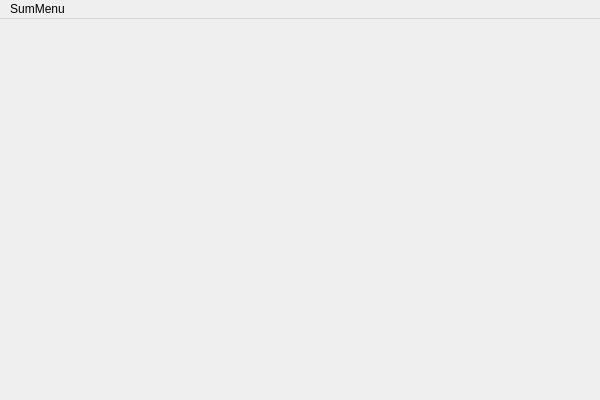
<?xml version="1.0" encoding="UTF-8"?>
<ui version="4.0">
 <class>MainWindow</class>
 <widget class="QMainWindow" name="MainWindow">
  <property name="geometry">
   <rect>
    <x>0</x>
    <y>0</y>
    <width>600</width>
    <height>400</height>
   </rect>
  </property>
  <property name="windowTitle">
   <string>Sanguosha</string>
  </property>
  <widget class="QWidget" name="centralWidget"/>
  <widget class="QMenuBar" name="menuBar">
   <property name="geometry">
    <rect>
     <x>0</x>
     <y>0</y>
     <width>600</width>
     <height>23</height>
    </rect>
   </property>
   <property name="autoFillBackground">
    <bool>true</bool>
   </property>
   <widget class="QMenu" name="menuSumMenu">
    <property name="autoFillBackground">
     <bool>true</bool>
    </property>
    <property name="title">
     <string>SumMenu</string>
    </property>
    <widget class="QMenu" name="menuGame">
     <property name="autoFillBackground">
      <bool>true</bool>
     </property>
     <property name="title">
      <string>Game</string>
     </property>
     <addaction name="actionStart_Game"/>
     <addaction name="actionStart_Server"/>
     <addaction name="actionPC_Console_Start"/>
     <addaction name="actionReplay"/>
     <addaction name="actionExit"/>
    </widget>
    <widget class="QMenu" name="menuView">
     <property name="autoFillBackground">
      <bool>true</bool>
     </property>
     <property name="title">
      <string>View</string>
     </property>
     <addaction name="actionFullscreen"/>
     <addaction name="actionMinimize_to_system_tray"/>
    </widget>
    <widget class="QMenu" name="menuOptions">
     <property name="autoFillBackground">
      <bool>true</bool>
     </property>
     <property name="title">
      <string>Tools</string>
     </property>
     <addaction name="actionConfigure"/>
     <addaction name="actionGeneral_Overview"/>
     <addaction name="actionCard_Overview"/>
     <addaction name="actionRule_Summary"/>
     <addaction name="actionManage_Ban_IP"/>
     <addaction name="actionBroadcast"/>
     <addaction name="actionReplay_file_convert"/>
     <addaction name="actionRecord_analysis"/>
     <addaction name="separator"/>
     <addaction name="actionEnable_Hotkey"/>
     <addaction name="actionNever_nullify_my_trick"/>
     <addaction name="actionView_Discarded"/>
     <addaction name="actionView_distance"/>
     <addaction name="actionServerInformation"/>
     <addaction name="actionSurrender"/>
     <addaction name="actionSaveRecord"/>
    </widget>
    <widget class="QMenu" name="menuDIY">
     <property name="autoFillBackground">
      <bool>true</bool>
     </property>
     <property name="title">
      <string>DIY</string>
     </property>
     <addaction name="actionCard_editor"/>
    </widget>
    <widget class="QMenu" name="menuCheat">
     <property name="enabled">
      <bool>false</bool>
     </property>
     <property name="autoFillBackground">
      <bool>true</bool>
     </property>
     <property name="title">
      <string>Cheat</string>
     </property>
     <addaction name="actionDamage_maker"/>
     <addaction name="actionDeath_note"/>
     <addaction name="actionRevive_wand"/>
	 <addaction name="actionGet_card"/>
     <addaction name="actionExecute_script_at_server_side"/>
    </widget>
    <widget class="QMenu" name="menuHelp">
     <property name="autoFillBackground">
      <bool>true</bool>
     </property>
     <property name="title">
      <string>Help</string>
     </property>
     <addaction name="actionAbout"/>
     <addaction name="actionAbout_Us"/>
     <addaction name="actionAbout_Qt"/>
     <addaction name="actionAbout_GPLv3"/>
     <addaction name="actionAbout_Lua"/>
     <addaction name="actionAbout_fmod"/>
     <addaction name="separator"/>
     <addaction name="actionAcknowledgement_2"/>
     <addaction name="separator"/>
     <addaction name="actionCheckUpdate"/>
    </widget>
    <addaction name="menuGame"/>
    <addaction name="menuView"/>
    <addaction name="menuOptions"/>
    <addaction name="menuDIY"/>
    <addaction name="menuCheat"/>
    <addaction name="menuHelp"/>
   </widget>
   <addaction name="menuSumMenu"/>
  </widget>
  <action name="actionExit">
   <property name="text">
    <string>Exit</string>
   </property>
  </action>
  <action name="actionConfigure">
   <property name="enabled">
    <bool>true</bool>
   </property>
   <property name="icon">
    <iconset>
     <normaloff>../image/system/settings.png</normaloff>../image/system/settings.png</iconset>
   </property>
   <property name="text">
    <string>Configure</string>
   </property>
  </action>
  <action name="actionStart_Server">
   <property name="text">
    <string>Start server</string>
   </property>
   <property name="shortcut">
    <string>Ctrl+S</string>
   </property>
  </action>
  <action name="actionStart_Game">
   <property name="text">
    <string>Start game</string>
   </property>
   <property name="shortcut">
    <string>Ctrl+G</string>
   </property>
  </action>
  <action name="actionGeneral_Overview">
   <property name="text">
    <string>General overview</string>
   </property>
   <property name="shortcut">
    <string>Ctrl+E</string>
   </property>
  </action>
  <action name="actionAbout">
   <property name="text">
    <string>About</string>
   </property>
  </action>
  <action name="actionCard_Overview">
   <property name="text">
    <string>Card overview</string>
   </property>
   <property name="shortcut">
    <string>Ctrl+R</string>
   </property>
  </action>
  <action name="actionEnable_Hotkey">
   <property name="checkable">
    <bool>true</bool>
   </property>
   <property name="text">
    <string>Enable hotkey</string>
   </property>
  </action>
  <action name="actionAbout_Qt">
   <property name="text">
    <string>About Qt</string>
   </property>
  </action>
  <action name="actionView_Discarded">
   <property name="enabled">
    <bool>false</bool>
   </property>
   <property name="text">
    <string>View Discarded</string>
   </property>
   <property name="shortcut">
    <string>Ctrl+D</string>
   </property>
  </action>
  <action name="actionView_distance">
   <property name="enabled">
    <bool>false</bool>
   </property>
   <property name="text">
    <string>View distance</string>
   </property>
   <property name="shortcut">
    <string>Ctrl+I</string>
   </property>
  </action>
  <action name="actionServerInformation">
   <property name="enabled">
    <bool>false</bool>
   </property>
   <property name="text">
    <string>Server information</string>
   </property>
  </action>
  <action name="actionReplay">
   <property name="text">
    <string>Replay</string>
   </property>
  </action>
  <action name="actionSaveRecord">
   <property name="enabled">
    <bool>false</bool>
   </property>
   <property name="text">
    <string>Save battle record</string>
   </property>
  </action>
  <action name="actionFullscreen">
   <property name="text">
    <string>Fullscreen</string>
   </property>
   <property name="shortcut">
    <string>Alt+Return</string>
   </property>
  </action>
  <action name="actionShow_Hide_Menu">
   <property name="text">
    <string>Show/Hide menu</string>
   </property>
   <property name="shortcut">
    <string>Alt+M</string>
   </property>
  </action>
  <action name="actionSurrender">
   <property name="enabled">
    <bool>false</bool>
   </property>
   <property name="text">
    <string>Surrender</string>
   </property>
  </action>
  <action name="actionMinimize_to_system_tray">
   <property name="text">
    <string>Minimize to system tray</string>
   </property>
   <property name="shortcut">
    <string>Alt+S</string>
   </property>
  </action>
  <action name="actionRule_Summary">
   <property name="text">
    <string>Rule Summary</string>
   </property>
  </action>
  <action name="actionScript_editor">
   <property name="enabled">
    <bool>true</bool>
   </property>
   <property name="text">
    <string>Script editor</string>
   </property>
  </action>
  <action name="actionBroadcast">
   <property name="text">
    <string>Broadcast ...</string>
   </property>
  </action>
  <action name="actionAcknowledgement">
   <property name="text">
    <string>Acknowledgement</string>
   </property>
  </action>
  <action name="actionDamage_maker">
   <property name="enabled">
    <bool>true</bool>
   </property>
   <property name="text">
    <string>Damage maker</string>
   </property>
  </action>
  <action name="actionExpand_dashboard">
   <property name="checkable">
    <bool>true</bool>
   </property>
   <property name="text">
    <string>Expand dashboard</string>
   </property>
  </action>
  <action name="actionDeath_note">
   <property name="text">
    <string>Death note ...</string>
   </property>
  </action>
  <action name="actionRevive_wand">
   <property name="text">
    <string>Revive wand ...</string>
   </property>
  </action>
  <action name="actionGet_card">
   <property name="enabled">
    <bool>false</bool>
   </property>
   <property name="text">
    <string>Get a card ...</string>
   </property>
  </action>
  <action name="actionCard_editor">
   <property name="text">
    <string>Card editor ...</string>
   </property>
   <property name="shortcut">
    <string>Ctrl+T</string>
   </property>
  </action>
  <action name="actionPC_Console_Start">
   <property name="text">
    <string>PC Console Start</string>
   </property>
  </action>
  <action name="actionPackaging">
   <property name="text">
    <string>Package manager ...</string>
   </property>
   <property name="shortcut">
    <string>Ctrl+P</string>
   </property>
  </action>
  <action name="actionAI_Melee">
   <property name="text">
    <string>AI Melee</string>
   </property>
   <property name="shortcut">
    <string>Ctrl+M</string>
   </property>
  </action>
  <action name="actionReplay_file_convert">
   <property name="text">
    <string>Replay file convert ...</string>
   </property>
  </action>
  <action name="actionSend_lowlevel_command">
   <property name="text">
    <string>Send lowlevel command ...</string>
   </property>
  </action>
  <action name="actionView_ban_list">
   <property name="text">
    <string>View ban list</string>
   </property>
  </action>
  <action name="actionAbout_fmod">
   <property name="text">
    <string>About fmod</string>
   </property>
  </action>
  <action name="actionAbout_Lua">
   <property name="text">
    <string>About Lua</string>
   </property>
  </action>
  <action name="actionExecute_script_at_server_side">
   <property name="text">
    <string>Execute script at server side ...</string>
   </property>
  </action>
  <action name="actionRecord_analysis">
   <property name="text">
    <string>Record analysis</string>
   </property>
  </action>
  <action name="actionAbout_GPLv3">
   <property name="text">
    <string>About GPLv3</string>
   </property>
  </action>
  <action name="actionNever_nullify_my_trick">
   <property name="checkable">
    <bool>true</bool>
   </property>
   <property name="text">
    <string>Never nullify my trick</string>
   </property>
  </action>
  <action name="actionAcknowledgement_2">
   <property name="text">
    <string>Acknowledgement</string>
   </property>
  </action>
  <action name="actionAbout_Us">
   <property name="text">
    <string>About Us</string>
   </property>
  </action>
  <action name="actionManage_Ban_IP">
   <property name="text">
    <string>Manage Ban IP</string>
   </property>
  </action>
  <action name="actionCheckUpdate">
   <property name="enabled">
    <bool>false</bool>
   </property>
   <property name="text">
    <string>CheckUpdate</string>
   </property>
  </action>
  <action name="actionSound_Test">
   <property name="text">
    <string>Sound Test</string>
   </property>
  </action>
 </widget>
 <layoutdefault spacing="6" margin="11"/>
 <resources/>
 <connections/>
</ui>
